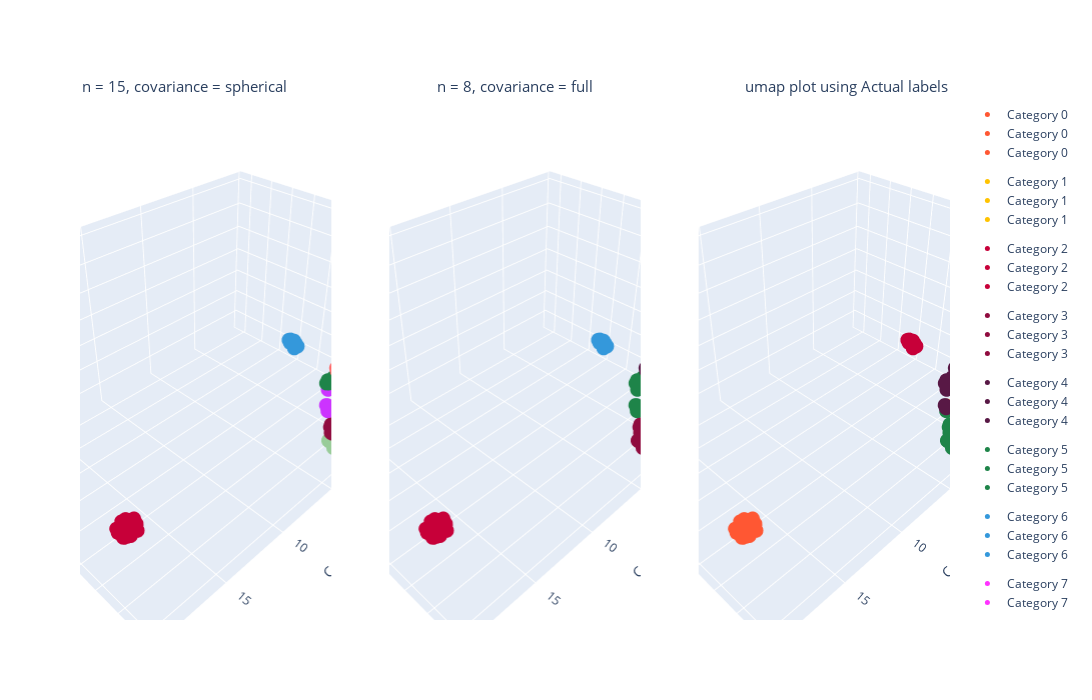

This figure's notebook cell:
### Markdown cell above
Then it is compared to the actual "y" targets, as first step, a encoding transformation has to be performed before the comparison

### Code cell
# changing unique values for numeric ones
y_label = np.zeros((len(y), 1))
target_dict = dict()
for label, tissue_type in enumerate(np.unique(y)):
    y_label = np.where(y == tissue_type, label, y_label)
    target_dict[label] = tissue_type

y_label = y_label.ravel().astype(int)

# Creating the X_plot dataset for the third subplot
X_plot_real = np.c_[X_plot, y_label]

colors = ["#FF5733", "#FFC300", "#C70039", "#900C3F", "#581845", "#1E8449", "#3498DB",
          "#FF33FF", "#33FFCC", "#FF6666", "#99CC99", "#3399FF", "#FF9933", "#CC33FF", "#66CCCC"]

fig = make_subplots(rows=1, cols=3, specs=[[{'type': 'scatter3d'}, {'type': 'scatter3d'}, {'type': 'scatter3d'}]])

# first two subplots
for j in range(2):
    model = gaussian_models[j]
    X_plot_gauss = np.c_[X_plot, gaussian_labels[j]]
    n_components = len(np.unique(gaussian_labels[j]))
    
    for category in np.unique(gaussian_labels[j]):
        category_indices = (gaussian_labels[j] == category)
        scatter = go.Scatter3d(x=X_plot_gauss[category_indices, 0], 
                               y=X_plot_gauss[category_indices, 1], 
                               z=X_plot_gauss[category_indices, 2],
                               mode='markers', 
                               marker=dict(color=colors[category], size=5),
                               name=f'Category {category}',
                               legendgroup=f'Category {category}')

        fig.add_trace(scatter, row=1, col=j + 1)

# third subplot
for category in np.unique(y_label):
    category_indices = (y_label == category)
    scatter = go.Scatter3d(x=X_plot_real[category_indices, 0], 
                           y=X_plot_real[category_indices, 1], 
                           z=X_plot_real[category_indices, 2],
                           mode='markers', 
                           marker=dict(color=colors[category], size=5),
                           name=f'Category {category}',
                           legendgroup=f'Category {category}')

    fig.add_trace(scatter, row=1, col=3)

titles = [f'n = {gaussian_models[0].n_components}, covariance = {gaussian_models[0].covariance_type}',
          f'n = {gaussian_models[1].n_components}, covariance = {gaussian_models[1].covariance_type}',
          'umap plot using Actual labels']

# Configure the layout of the plot
fig.update_layout(scene1=dict(xaxis_title='Component 1', yaxis_title='Component 2', zaxis_title='Component 3'),
                  scene2=dict(xaxis_title='Component 1', yaxis_title='Component 2', zaxis_title='Component 3'),
                  scene3=dict(xaxis_title='Component 1', yaxis_title='Component 2', zaxis_title='Component 3'),
                  width=2000,
                  height=700,
                  annotations=[
                      dict(
                          showarrow=False,
                          text=titles[0],
                          xref='paper', yref='paper',
                          x=0, y=1.05,
                          font=dict(size=15)
                      ),
                      dict(
                          showarrow=False,
                          text=titles[1],
                          xref='paper', yref='paper',
                          x=0.5, y=1.05,
                          font=dict(size=15)
                      ),
                      dict(
                          showarrow=False,
                          text=titles[2],
                          xref='paper', yref='paper',
                          x=1, y=1.05,
                          font=dict(size=15)
                      )
                  ])

fig.show()
